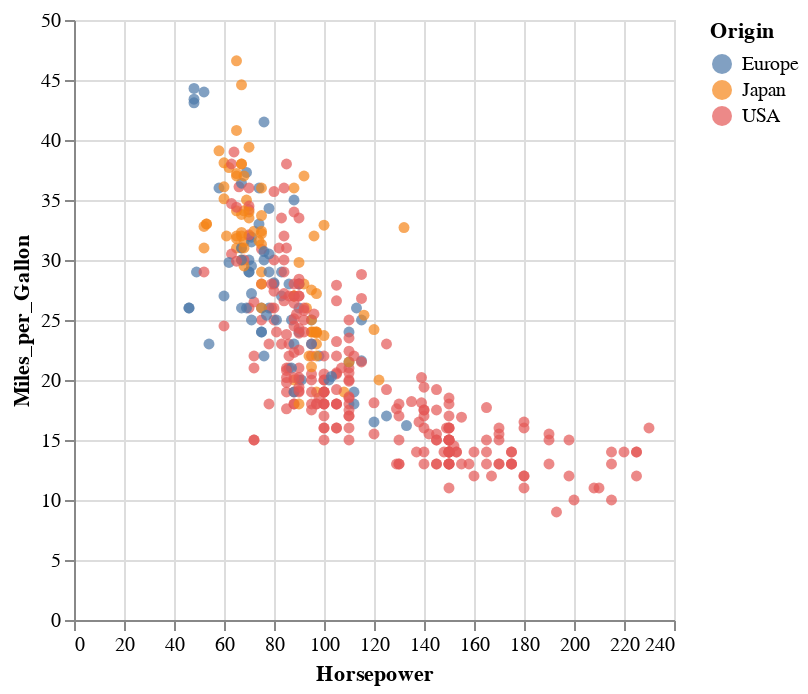

Notebook code for this chart:
### Code cell
#paso 1
brush = alt.selection_interval(resolve='intersect')

#paso 3
color_condition = alt.condition(brush,
                                'Origin',
                                alt.value('lightgray'))

autos = alt.Chart(cars).mark_circle().encode(
    alt.X('Horsepower'),
    alt.Y('Miles_per_Gallon'),
    color=color_condition,
    tooltip=mensaje_tooltip
).add_params(brush) #paso 2

autos

### Figure 1 — Vega-Lite specification as saved in the notebook (floating-point values rounded to 4 significant figures; data arrays with more than 128 entries replaced by an {"elided": "..."} marker saying what was removed)
{"config": {"view": {"continuousWidth": 300, "continuousHeight": 300}}, "data": {"name": "data-b142c6ef86fe368124429c3b13ee14e3"}, "mark": {"type": "circle"}, "encoding": {"color": {"condition": {"param": "param_52", "field": "Origin"}, "value": "lightgray"}, "tooltip": [{"field": "Horsepower", "title": "Caballos de fuerza:", "type": "quantitative"}, {"field": "Miles_per_Gallon", "title": "Millas por galón:", "type": "quantitative"}, {"field": "Name", "title": "Nombre:", "type": "nominal"}], "x": {"field": "Horsepower", "type": "quantitative"}, "y": {"field": "Miles_per_Gallon", "type": "quantitative"}}, "params": [{"name": "param_52", "select": {"type": "interval", "resolve": "intersect"}}], "$schema": "https://vega.github.io/schema/vega-lite/v5.20.1.json", "datasets": {"data-b142c6ef86fe368124429c3b13ee14e3": {"elided": "406 records"}}}
